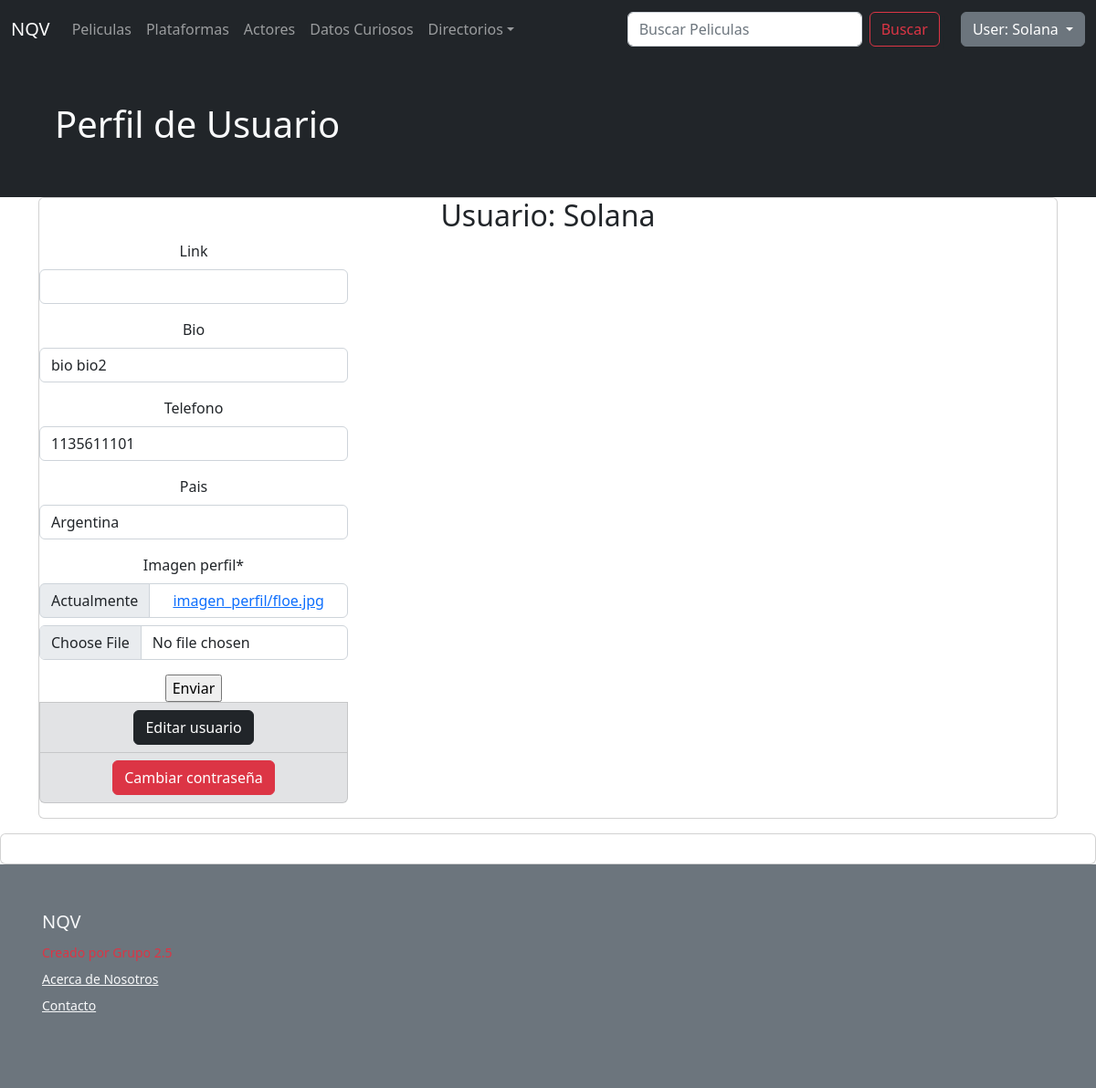
The app's page /usuarios/edit-profile/1/ (signed in) with its own data.
### usuarios/models.py (models this page shows, shortened)
class Perfil_usuario(models.Model):
    usuario = models.OneToOneField(User, on_delete=models.CASCADE, related_name= 'profile')
    link =models.URLField(blank=True, null=True)
    bio =models.CharField(max_length=200, blank=True, null=True)
    telefono= models.CharField(max_length=20, blank=True, null=True)
    pais= models.CharField(max_length=30, blank=True, null=True)
    imagen_perfil= models.ImageField(upload_to='imagen_perfil', default='imagen_perfil/perfil_sin_foto.png')
    class Meta:
        verbose_name= 'perfil'
        verbose_name_plural= 'perfiles'

### usuarios/views.py (the view, shortened to what this page needs)
# urls.py: path('edit-profile/<int:pk>/', Editar_usuario.as_view(), name='edit_profile'),
class Editar_usuario(LoginRequiredMixin, UpdateView):
    model = Perfil_usuario
    template_name = 'auth/edit_profile.html'
    fields = ('link','bio','telefono','pais','imagen_perfil')

### templates/auth/edit_profile.html (shortened to what this page needs)
{% extends 'padre.html' %}
{% block contenidoQueCambia %}
<section class="bg-dark text-light p-5">
    <div class="container">
                        <h1>Perfil de Usuario</h1>
            </div>
</section>
<div class="container">
    <div class="card text-center">
        <h2>Usuario: {{user.username | capfirst}}</h2>
        <div class="input-group mb-3">
                <ul class="list-group">
                    {% if form %}
                    {% load crispy_forms_tags %}
                    <form action="" method="POST" action="" enctype="multipart/form-data">
                    {{form|crispy}}
                    <input type="submit" , value="Enviar">
                    </form>
                    {% endif %}
                    <li class="list-group-item list-group-item-secondary"><a href="/usuarios/edit-user/" class="btn btn-dark">Editar usuario</a></li>
                    <li class="list-group-item list-group-item-secondary"><a href="/usuarios/password" class="btn btn-danger">Cambiar contraseña</a></li>
                </ul>
        </div>
    </div>
</div>
<div class="card text-center">
</div>
{% endblock %}

### templates/padre.html (shortened to what this page needs)
<!DOCTYPE html>
<html lang="en">
<head>
<link href="https://cdn.jsdelivr.net/npm/bootstrap@5.2.0-beta1/dist/css/bootstrap.min.css" rel="stylesheet">
</head>
<body>
    <nav class="navbar navbar-expand-lg bg-dark navbar-dark">
        <div class="container-fluid">
            <a class="navbar-brand" href="/AppNQV/home">NQV</a>
            <div class="collapse navbar-collapse" id="navbarScroll">
                <ul class="navbar-nav me-auto my-2 my-lg-0 navbar-nav-scroll" style="--bs-scroll-height: 100px;">
                    <li class="nav-item"><a class="nav-link" href="/AppNQV/peliculas">Peliculas</a></li>
                    <li class="nav-item"><a class="nav-link" href="/AppNQV/plataformas">Plataformas</a></li>
                    <li class="nav-item"><a class="nav-link" href="/AppNQV/actores">Actores</a></li>
                    <li class="nav-item"><a class="nav-link" href="/AppNQV/datosCuriosos">Datos Curiosos</a></li>
                    <li class="nav-item dropdown"><a class="nav-link dropdown-toggle" href="#" id="navbarScrollingDropdown" role="button" data-bs-toggle="dropdown" aria-expanded="false">
                            Directorios</a>
                    </li>
                </ul>
            </div>
            <form class="d-flex" role="search" action="/AppNQV/busqueda" method="GET">
                <input class="form-control me-2" type="text" placeholder="Buscar Peliculas" name='search' aria-label="search">
                <button class="btn btn-outline-danger" type="submit">Buscar</button>
            </form>
            <li class="nav-item" style="margin-right: 10pxnone">
                <a class="nav-link" href='#'>|</a>
            </li>
            {% if request.user.is_authenticated %}
                <div class="dropdown">
                    <a class="btn btn-secondary dropdown-toggle" href="#" role="button"
                    id="dropdownMenuLink" data-bs-toggle="dropdown"
                    aria-expanded="false"  style="margin-right: 10pxnone">
                    User: {{user | capfirst}}
                    </a>
                </div>
                {% else %}
                <button type="button" class="btn btn-secondary">
                    <a class="nav-link" href="/usuarios/login">Login</a>
                </button>
                {% endif %}
        </div>
    </nav>
{% block contenidoQueCambia %}{% endblock %}
</body>
<div class="bg-secondary">
    <div class="container py-4 py-md-5 px-4 px-md-3 bg-secondary">
        <div class="row">
            <div class="col-lg-3 mb-3">
                <a class="d-inline-flex align-items-center mb-2 link-light text-decoration-none" href="/"
                aria-label="NQV">
                <span class="fs-5">NQV</span>
                </a>
            <ul class="list-unstyled small text-muted">
                <li class="mb-2 link-danger">Creado por Grupo 2.5 </li>
                <li class="mb-2 link-light"><a class= 'link-light' href="/acerca-de" target="_blank"
                    rel="noopener" >Acerca de Nosotros</a></li>
                <li class="mb-2"><a class= 'link-light'  href="/contacto" target="_blank"
                        rel="noopener">Contacto</a></li>
            </ul>
            </div>
        </div>
    </div>
</div>
</html>

### records on screen
Perfil_usuario: bio "bio bio2", telefono "1135611101", pais "Argentina"

### other values on screen
{{ user | capfirst }} "Solana"
{{ user.username | capfirst }} "Solana"
